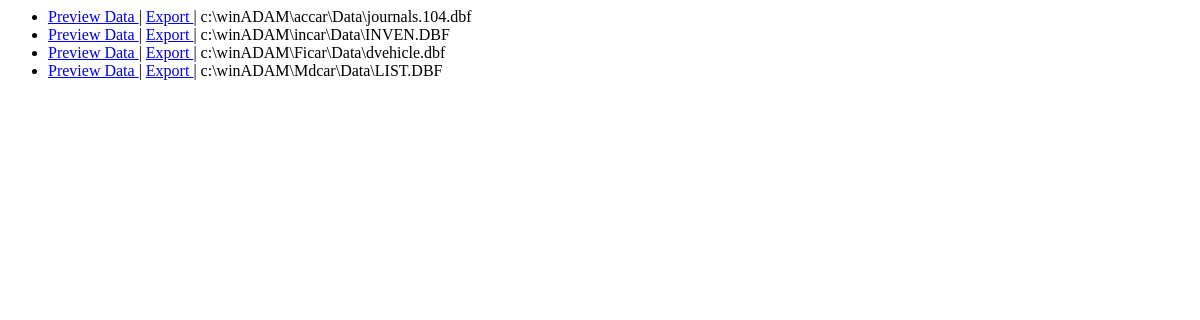
Before: /adam/ with the older database file.
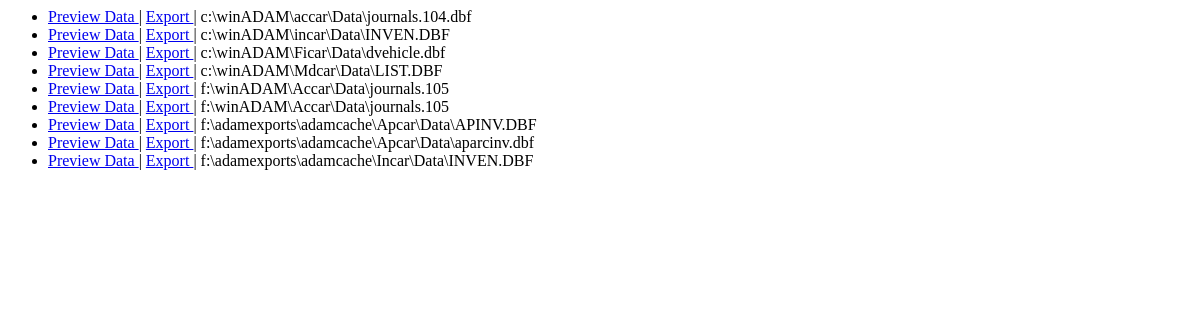
After: the same page with the newer database file.
### adam/models.py (models this page shows, shortened)
class ADAMFiles(models.Model):
    DBFPath = models.FilePathField(
        path=settings.ADAM_PATH,
        recursive=True,
    )

### adam/views.py (the view)
def index(request):
    path_list = ADAMFiles.objects.all()
    context = {'path_list': path_list}
    return render(request, 'adam/index.html', context)

### adam/templates/adam/index.html
{% if path_list %}
    <ul>
        {% for obj in path_list %}
        <li>
            <a href="/adam/{{ obj.id }}/">
                Preview Data
            </a>
             |
            <a href="/adam/export/{{ obj.id }}/">
                Export
            </a>
             | {{ obj.DBFPath }}
        </li>
        {% endfor %}
    </ul>
{% else %}
    <p>No Files Available.</p>
{% endif %}

Changed rows visible on the page:
added ADAMFiles: DBFPath "f:\\winADAM\\Accar\\Data\\journals.105"
added ADAMFiles: DBFPath "f:\\winADAM\\Accar\\Data\\journals.105"
added ADAMFiles: DBFPath "f:\\adamexports\\adamcache\\Apcar\\Data\\APINV.DBF"
added ADAMFiles: DBFPath "f:\\adamexports\\adamcache\\Apcar\\Data\\aparcinv.dbf"
added ADAMFiles: DBFPath "f:\\adamexports\\adamcache\\Incar\\Data\\INVEN.DBF"
